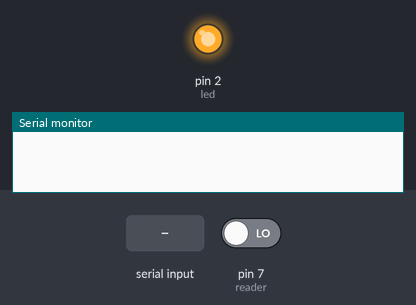
Bench run of a sketch on a simulated Arduino Uno, built with avr-gcc and run on an emulated ATmega328P. Parts: output pins drawn as LEDs (lit = HIGH), the last lines printed to the serial monitor. Dashed ring = blinking. The test bench sets the inputs (shaded band); at power-on: pin 7 (reader) LOW.

Above: at 0.1 s.
At 1.2 s:
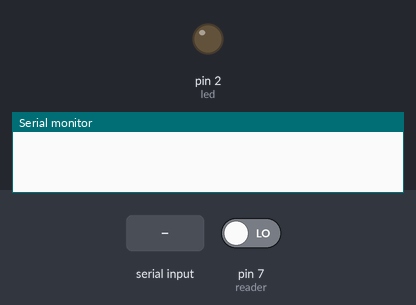
1.3 s: "1" received over Serial
At 2.1 s:
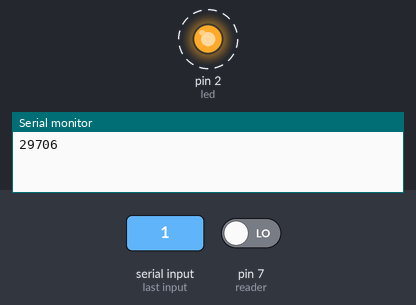
Timing chart, 0 to 10.8 s (numbered marks = the images above; inputs shaded):
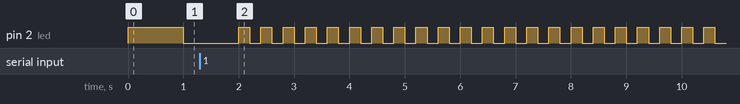

The sketch:

communication.ino
```cpp
// variables
int led = 2;
int reader = 7;
int n ;

void setup() {
  pinMode(led, OUTPUT);
  pinMode(7, INPUT);
  Serial.begin(9600);
  n = 1000;
}

void loop() {
  if (Serial.available()) {
    char val = Serial.read();

    if (val == '1') {
      Serial.print('fast\n');
      n = 200;
    } else {
      n = 1000;
    }
  }

  if(digitalRead(reader) == HIGH) {
    Serial.print('COOL!\n');
  }

  digitalWrite(led, HIGH);
  delay(n);
  digitalWrite(led, LOW);
  delay(n);
}
```

Measured:
- after the input at 1.3 s, pin 2 (led): alternates HIGH for 0.20 s and LOW for 0.20 s, starting after 0.90 s
